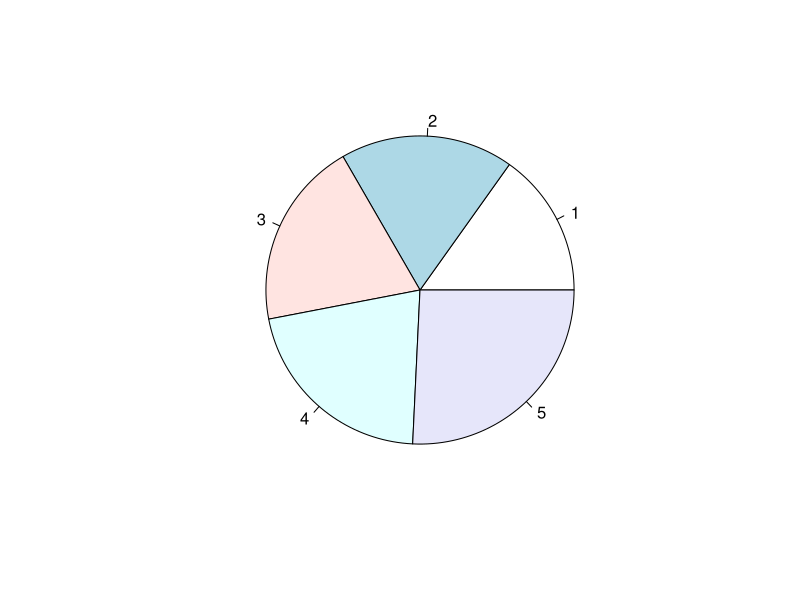
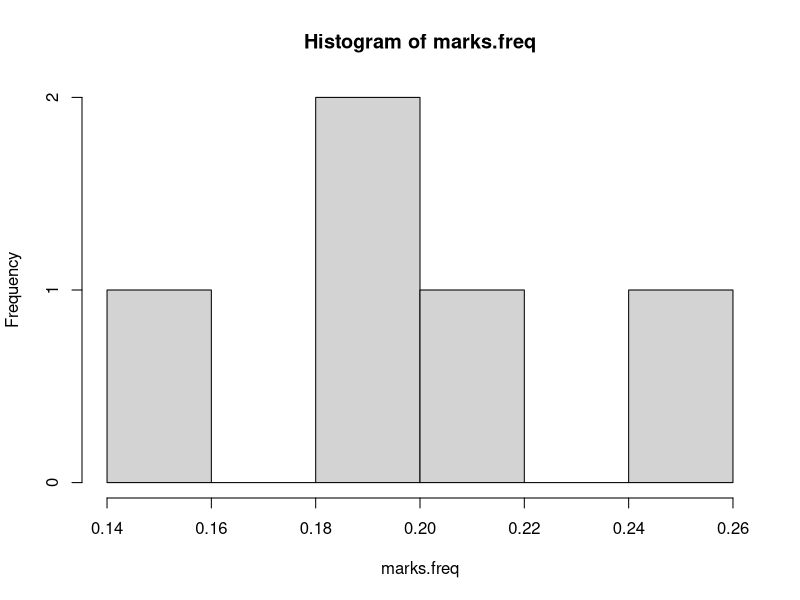
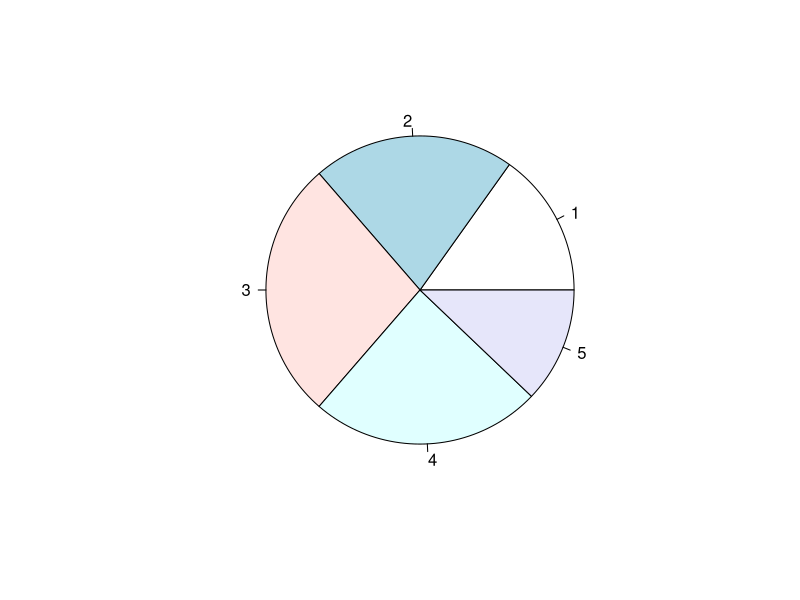
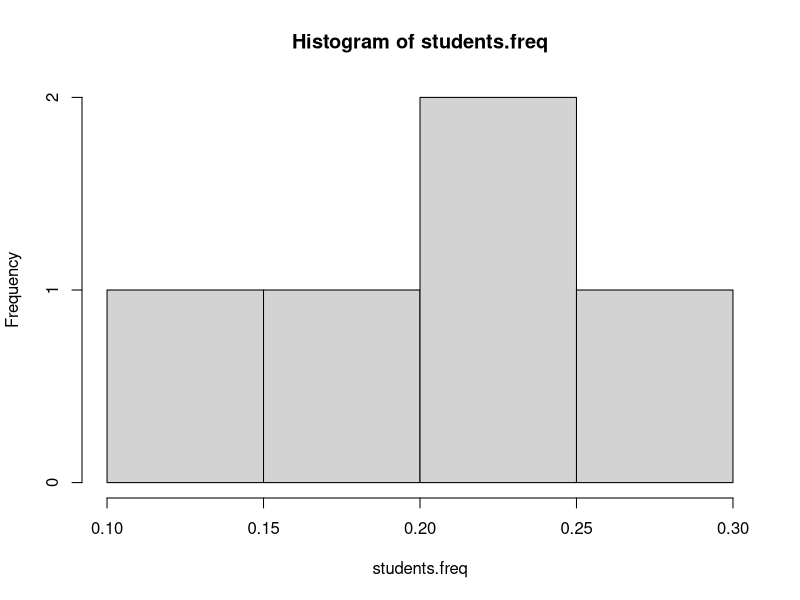

Reproduce these figures in R, in order. (Note: this script raises an error after producing the figures.)

a=matrix(c(10, 12, 13, 14, 17),nrow=5,ncol=1)
a
b=matrix(c(5, 7, 9, 8, 4),nrow=5,ncol=1)
b
c=a*b
c
d=sum(c)
d
e=d/sum(b)
e
mean=e




x=cbind(a,b)
x
matrix(x)
colnames(x, do.NULL = TRUE, prefix = "col")
colnames(x) = c("marks","students")
x
mean(a)
mean(b)
mean(x)
table(x)
totalmarks=sum(a)
totalmarks
totalstudents=sum(b)
totalstudents
marks.freq=a/totalmarks
marks.freq
students.freq=b/totalstudents
students.freq
cumulativemarks.freq=cumsum(a)
cumulativemarks.freq
cumulativestudents.freq=cumsum(b)
cumulativestudents.freq
pie(marks.freq)
hist(marks.freq)
pie(students.freq)
hist(students.freq)
breaks=seq(9,17,by=1)
marks.cut=cut(marks,breaks)
marks.cut
table(marks.cut)
pie (table(marks.cut))
hist(table(marks.cut))
